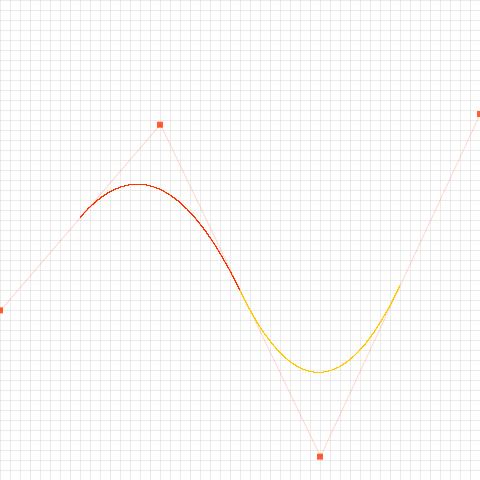
Frame 1 (no input)
Frame 60 (the mouse pressed at the canvas centre just before this capture): identical to frame 1, image omitted
Frame 120 (the mouse held since frame 60 and released just before this capture): identical to frame 1, image omitted

The Processing sketch that drew this single still picture (run headless with seeded random() and noise(); from frame 60 on, the mouse is pressed at the canvas centre):

// Processing sketch: processing_64342
// ── processing_64342.pde

PVector tmp = new PVector(0,0);
PVector prev = new PVector(0,0);

int pNum = 4;
int deg = 2;

PVector[] p = new PVector[pNum];
int m = pNum + deg + 1;

float nVec[] = new float[m];

int selected;

boolean recPDF = false;
int page = 0;

void setup(){
  size(480,480);
  colorMode(RGB,255);
  
  frameRate(30);
  
  for(int i = 0;i<pNum;i++){
    //p[i] = new PVector(random(width),random(height));
    p[i] = new PVector((float)i/(float)(pNum-1)*width,random(height));
  }
  
  //noLoop();
  for(int i = 0;i<m;i++) {
    nVec[i] = i;
  }
  
  m = pNum + deg + 1;
  
  //m = nVec.length;
  smooth();
}


void drawPolygon(){
  int i;
  //制御点に四角を表示
  noStroke();                   //線を描画しない
  fill(255,50,0,200);                   //塗りの色を設定
  rectMode(CENTER);             //四角の基準点を中心に
  int rectL = 6;                //制御点の四角のサイズ
  
  for(i=0;i<pNum;i++){
    rect(p[i].x,p[i].y,rectL,rectL);
  }
  
  strokeWeight(1);          //線を描画しない
  fill(255,50,0,200);   
  noFill();
  
  //始点、終点から制御点への線を表示            //線を描画しない
  stroke(255,50,0,50);  
  for(i=0;i<pNum-1;i++){
    line(p[i].x,p[i].y,p[i+1].x,p[i+1].y);
  }
}


float blending(int i,int k, float t){
  float val;
  float w1 = 0.0,w2 = 0.0;
  if(k==0){
    if(nVec[i] <= t && t < nVec[i+1]) val = 1.0;
    else val = 0.0;
  }else{
    if((nVec[i+k+1]-nVec[i+1])!=0)  
    w1 = blending(i+1,k-1,t) * (nVec[i+k+1] - t) / (nVec[i+k+1] - nVec[i+1]);
    if((nVec[i+k]-nVec[i])!=0)  
    w2 = blending(i,k-1,t) * (t - nVec[i]) / (nVec[i+k] - nVec[i]);
    val = w1 + w2;
  }
  return val;
}
void drawBSpline(){
  float[] b = new float[pNum];
  
  for(float t=nVec[deg];t < nVec[m-deg-1]; t += 0.001){
    
    if(nVec[deg]<=t&&t<=nVec[deg+1]) stroke(255,50,0);
    else if(nVec[deg+1]<=t&&t<=nVec[deg+2]) stroke(255,200,0);
    
    tmp = new PVector(0,0);
    for(int j =0;j<pNum;j++){
      b[j] = blending(j,deg,t);
      
      tmp.x += p[j].x * b[j];
      tmp.y += p[j].y * b[j];
      
    }
    
    if(t != nVec[deg] && t != nVec[m-deg-1] && ((tmp.x!= -1) && (prev.x != -1))){
      line(tmp.x, tmp.y, prev.x, prev.y);
    }
    prev.set(tmp);
  }
}
//グリッドを描画する関数
void drawGrid(float gScale){
  
  
    
  strokeWeight(1);

  int i;
  for(i=0;i<=width/gScale;i++){
    stroke(0,0,0,20);
    line(i*gScale,0,i*gScale,height);
  }
  for(i=0;i<=height/gScale;i++){  
    stroke(0,0,0,20);
    line(0,i*gScale,width,i*gScale);
  }
}


void draw(){
  
  
  background(255,255,255);
  drawGrid(10);
  
  drawPolygon();
  
  
  drawBSpline();
}

void mousePressed(){
  selected = -1;
  
  float minD = 10;
  int i;
  for(i=0;i<pNum;i++){
    float d = dist(mouseX,mouseY,p[i].x,p[i].y);
    if(d < minD){
      minD = d;
      selected = i;
    }
  }
  
  if(selected != -1){
    p[selected].x = mouseX;
    p[selected].y = mouseY;
  }
    
}

void mouseDragged(){
  if(selected != -1){
    p[selected].x = mouseX;
    p[selected].y = mouseY;
  }
}
